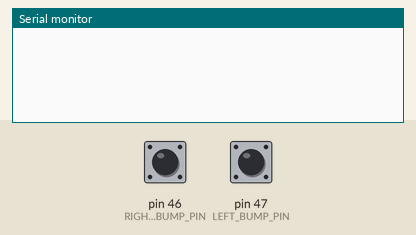
This sketch was run on a simulated Arduino Mega 2560, built with avr-gcc and run on an emulated ATmega2560. Parts: the last lines printed to the serial monitor. Inputs (shaded band) come from the test bench; at power-on: pin 46 (RIGHT_BUMP_PIN) HIGH, pin 47 (LEFT_BUMP_PIN) HIGH.

Above: at 1.8 s.
1.9 s: pin 46 (RIGHT_BUMP_PIN) pulled LOW for 0.6 s
At 2.5 s:
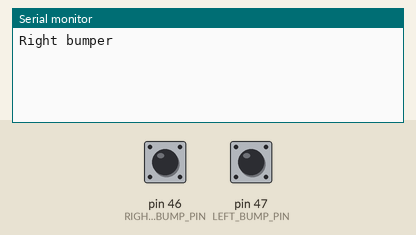
4.0 s: pin 47 (LEFT_BUMP_PIN) pulled LOW for 0.6 s
At 5.6 s:
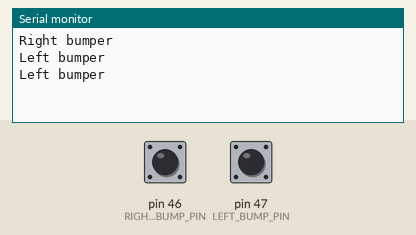

Measured:
- after the input at 1.9 s, the serial monitor: prints a new line after 0.10 s (image 1)
- after the input at 4.0 s, the serial monitor: prints a new line at once (image 2)

The sketch:

BumperTesting.ino
```cpp
#define LEFT_BUMP_PIN 47
#define RIGHT_BUMP_PIN 46

void setup() {
  pinMode(LEFT_BUMP_PIN, INPUT_PULLUP);
  pinMode(RIGHT_BUMP_PIN, INPUT_PULLUP);
  Serial.begin(9600);  //Begin serial communcation
}

void loop(void) {
  if (!digitalRead(LEFT_BUMP_PIN)) {
    Serial.println ("Left bumper");
  }
  if (!digitalRead(RIGHT_BUMP_PIN)) {
    Serial.println ("Right bumper");
  }
  delay(500);
}
```
